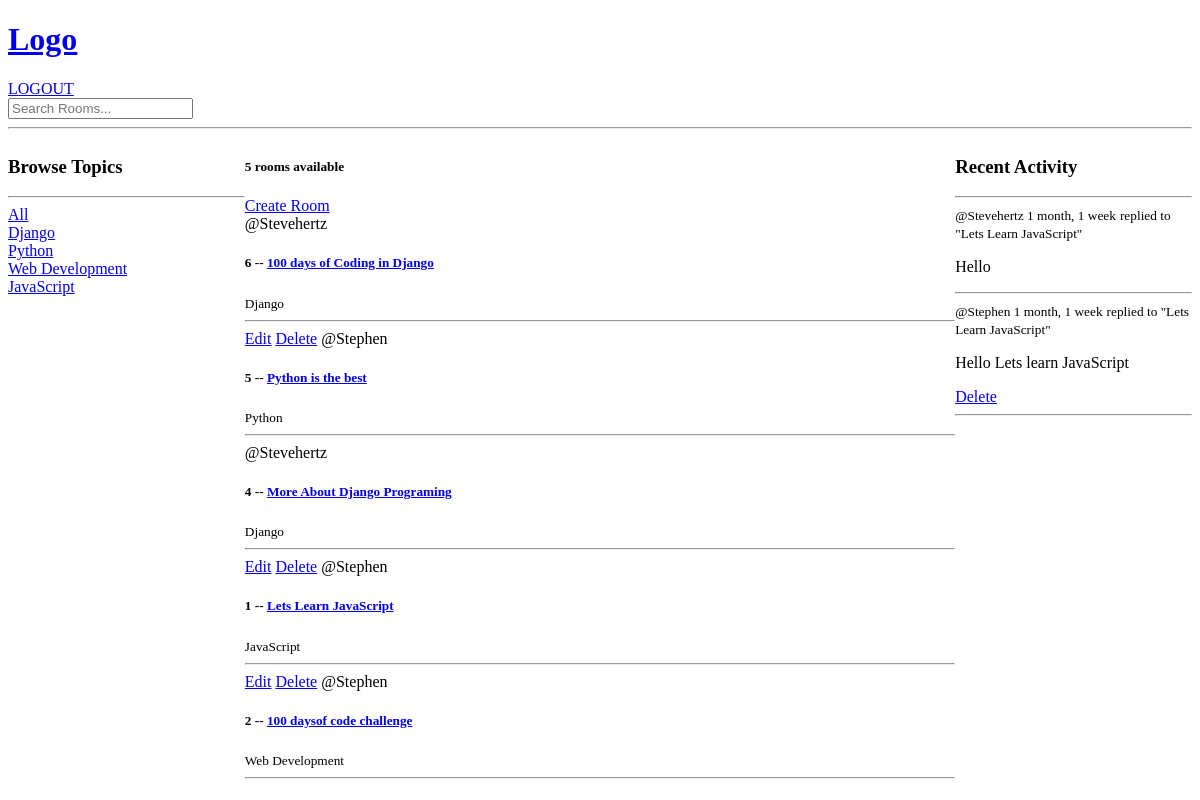
//register (signed in), run on an earlier commit of the app's database.
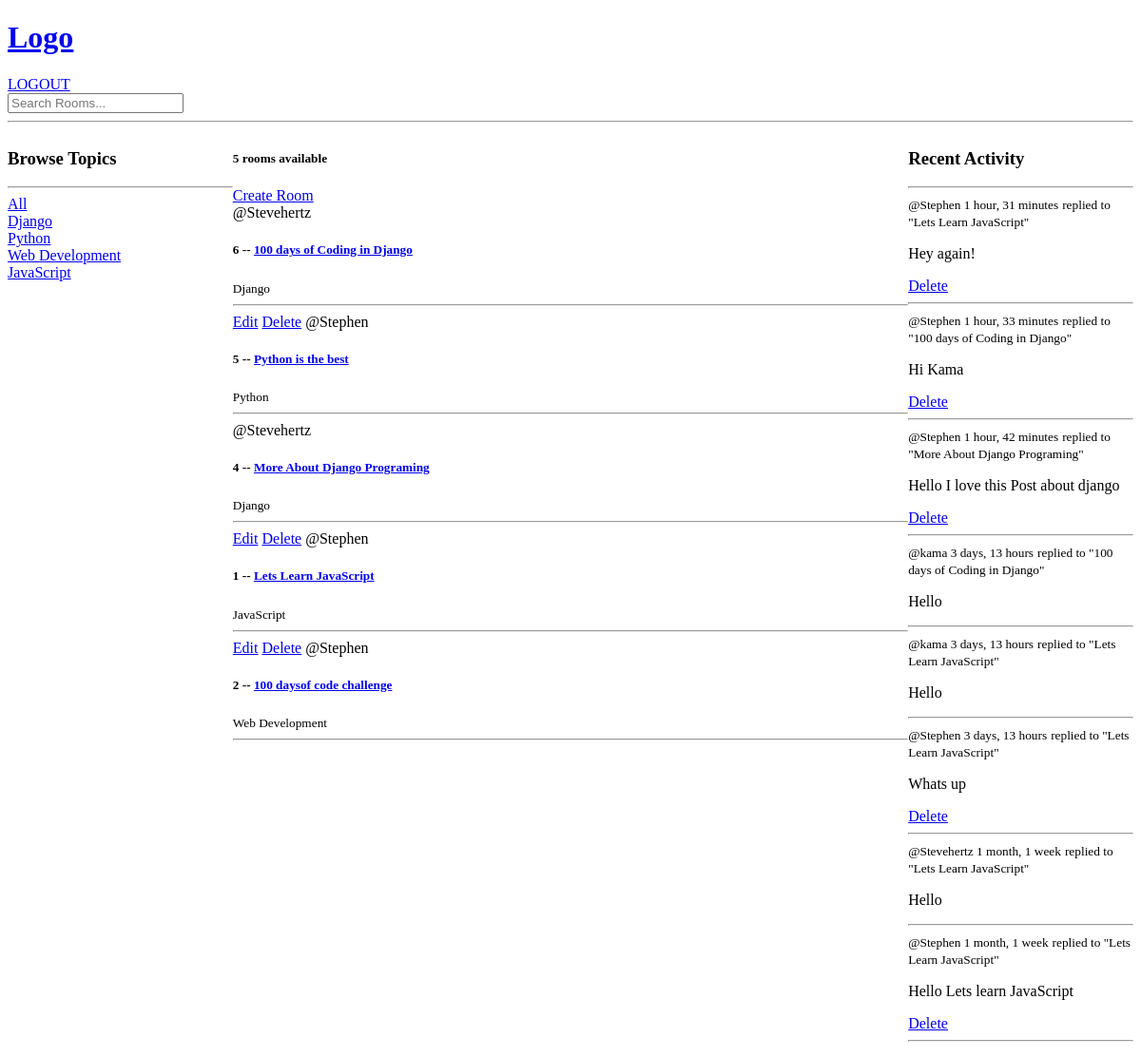
And on a later commit of the database.
### base/models.py (models this page shows, shortened)
class Topic(models.Model):
    name = models.CharField(max_length=200)

class Room(models.Model):
    host = models.ForeignKey(User, on_delete=models.SET_NULL, null=True)
    topic = models.ForeignKey(Topic, on_delete=models.SET_NULL, null=True)
    name = models.CharField(max_length=255)
    description = models.TextField(null=True, blank=True)
    participants = models.ManyToManyField(User, related_name='participants', blank=True)
    updated = models.DateTimeField(auto_now=True)
    created = models.DateTimeField(auto_now_add=True)
    class Meta:
        ordering = ['-updated', '-created']
    def __str__(self):
        return self.name

class Message(models.Model):
    user = models.ForeignKey(User, on_delete=models.CASCADE)
    room = models.ForeignKey(Room, on_delete=models.CASCADE)
    body = models.TextField()
    updated = models.DateTimeField(auto_now=True)
    created = models.DateTimeField(auto_now_add=True)
    class Meta:
        ordering = ['-updated', '-created']
    def __str__(self):
        return self.body[0:50]

### base/views.py (called while the page is built)
def home(request):
    q = request.GET.get('q') if request.GET.get('q') != None else ''
    rooms = Room.objects.filter(
        Q(topic__name__icontains=q) |
        Q(name__icontains=q) |
        Q(description__icontains=q)
    )
    topics = Topic.objects.all()
    room_count = rooms.count()
    room_messages = Message.objects.filter(Q(room__topic__name__icontains=q))
    context = {
        'rooms': rooms,
        'topics': topics,
        'room_count': room_count,
        'room_messages': room_messages
    }
    return render(request, 'base/home.html', context)

### base/templates/base/home.html (shortened to what this page needs)
{% extends 'main.html' %} {% block content %}
<div class="home-container">
  <div>
   {% include 'base/topic_component.html' %}
  </div>
  <div>
    <h5>{{ room_count }} rooms available</h5>
    <a href="{%  url 'create-room'  %}"> Create Room </a>
    {% include 'base/feed_component.html' %}
  </div>
  <div>
    {% include 'base/activity_component.html' %}
  </div>
</div>
{% endblock content %}

### base/templates/base/topic_component.html
<h3>Browse Topics</h3>
<hr />
<div>
    <a href="{% url 'home' %}">All</a>
</div>
{% for topic in topics %}
    <div>
        <a href="{% url 'home' %}?q={{ topic.name }}">{{ topic.name }}</a>
    </div>
{% endfor %}

### base/templates/base/feed_component.html
<div>
    {% for room in rooms %}
      <div>
          {% if request.user == room.host %}
          <a href="{% url 'update-room' room.id %}">Edit</a>
          <a href="{% url 'delete-room' room.id %}">Delete</a>
          {% endif %}
          <span>@{{ room.host.username }}</span>
          <h5>
              {{ room.id }} -- <a href="{% url 'room' room.id %}">{{ room.name }}</a>
          </h5>
          <small>{{ room.topic.name }}</small>
          <hr />
      </div>
    {% endfor %}
  </div>

### base/templates/base/activity_component.html
<h3>Recent Activity</h3>
    <hr />
    {% for message in room_messages %}
    <div>
        <small>@{{ message.user.username }} {{ message.created|timesince }}</small>
        <small>replied to "{{ message.room }}"</small>
        <p>{{ message }}</p>
        {% if request.user == message.user %}
        <a href="{% url 'delete-message' message.id %}">Delete</a>
        {% endif %}
        <hr />
    </div>
    {% endfor %}

What changed in the data, as far as the page shows it:
added Message: user.username "Stephen", created "1 hour, 31 minutes", room "Lets Learn JavaScript", body "Hey again!", shows "Delete"
added Message: user.username "Stephen", created "1 hour, 33 minutes", room "100 days of Coding in Django", body "Hi Kama", shows "Delete"
added Message: user.username "Stephen", created "1 hour, 42 minutes", room "More About Django Programing", body "Hello I love this Post about django", shows "Delete"
added Message: user.username "kama", created "3 days, 13 hours", room "100 days of Coding in Django", body "Hello"
added Message: user.username "kama", created "3 days, 13 hours", room "Lets Learn JavaScript", body "Hello"
added Message: user.username "Stephen", created "3 days, 13 hours", room "Lets Learn JavaScript", body "Whats up", shows "Delete"
